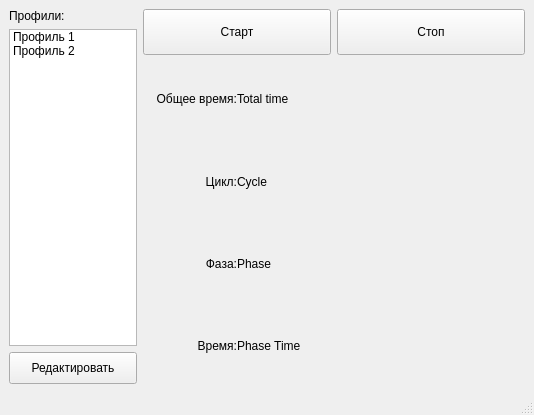
<?xml version="1.0" encoding="UTF-8"?>
<ui version="4.0">
 <class>TrainerWindow</class>
 <widget class="QMainWindow" name="TrainerWindow">
  <property name="geometry">
   <rect>
    <x>0</x>
    <y>0</y>
    <width>534</width>
    <height>415</height>
   </rect>
  </property>
  <property name="windowTitle">
   <string>Тренировка дыхания</string>
  </property>
  <widget class="QWidget" name="centralwidget">
   <property name="enabled">
    <bool>true</bool>
   </property>
   <property name="autoFillBackground">
    <bool>false</bool>
   </property>
   <layout class="QGridLayout" name="gridLayout_4" columnstretch="1,3">
    <item row="0" column="1">
     <layout class="QGridLayout" name="gridLayout_3" rowstretch="1,7">
      <property name="rightMargin">
       <number>0</number>
      </property>
      <property name="bottomMargin">
       <number>0</number>
      </property>
      <item row="1" column="0">
       <layout class="QGridLayout" name="gridLayout">
        <property name="horizontalSpacing">
         <number>0</number>
        </property>
        <item row="2" column="0">
         <widget class="QLabel" name="label_2">
          <property name="text">
           <string>Фаза:</string>
          </property>
          <property name="alignment">
           <set>Qt::AlignRight|Qt::AlignTrailing|Qt::AlignVCenter</set>
          </property>
         </widget>
        </item>
        <item row="0" column="1">
         <widget class="QLabel" name="totalTime">
          <property name="text">
           <string>Total time</string>
          </property>
         </widget>
        </item>
        <item row="3" column="1">
         <widget class="QLabel" name="phaseTime">
          <property name="text">
           <string>Phase Time</string>
          </property>
         </widget>
        </item>
        <item row="0" column="0">
         <widget class="QLabel" name="label_3">
          <property name="text">
           <string>Общее время:</string>
          </property>
          <property name="alignment">
           <set>Qt::AlignRight|Qt::AlignTrailing|Qt::AlignVCenter</set>
          </property>
         </widget>
        </item>
        <item row="2" column="1">
         <widget class="QLabel" name="phase">
          <property name="text">
           <string>Phase</string>
          </property>
         </widget>
        </item>
        <item row="3" column="0">
         <widget class="QLabel" name="label">
          <property name="text">
           <string>Время:</string>
          </property>
          <property name="alignment">
           <set>Qt::AlignRight|Qt::AlignTrailing|Qt::AlignVCenter</set>
          </property>
         </widget>
        </item>
        <item row="1" column="0">
         <widget class="QLabel" name="label_5">
          <property name="text">
           <string>Цикл:</string>
          </property>
          <property name="alignment">
           <set>Qt::AlignRight|Qt::AlignTrailing|Qt::AlignVCenter</set>
          </property>
         </widget>
        </item>
        <item row="1" column="1">
         <widget class="QLabel" name="cycleNum">
          <property name="text">
           <string>Cycle</string>
          </property>
         </widget>
        </item>
       </layout>
      </item>
      <item row="1" column="1">
       <widget class="breathe_trainer::TimeMeter" name="timeMeter" native="true">
        <property name="minimumSize">
         <size>
          <width>40</width>
          <height>40</height>
         </size>
        </property>
       </widget>
      </item>
      <item row="0" column="0" colspan="2">
       <layout class="QHBoxLayout" name="horizontalLayout">
        <item>
         <widget class="QPushButton" name="startButton">
          <property name="sizePolicy">
           <sizepolicy hsizetype="Minimum" vsizetype="Minimum">
            <horstretch>0</horstretch>
            <verstretch>0</verstretch>
           </sizepolicy>
          </property>
          <property name="styleSheet">
           <string notr="true">text-align: center;</string>
          </property>
          <property name="text">
           <string>Старт</string>
          </property>
          <property name="icon">
           <iconset resource="../../res/resources.qrc">
            <normaloff>:/images/play_button.svg</normaloff>:/images/play_button.svg</iconset>
          </property>
          <property name="iconSize">
           <size>
            <width>16</width>
            <height>16</height>
           </size>
          </property>
          <property name="flat">
           <bool>false</bool>
          </property>
         </widget>
        </item>
        <item>
         <widget class="QPushButton" name="stopButton">
          <property name="sizePolicy">
           <sizepolicy hsizetype="Minimum" vsizetype="Minimum">
            <horstretch>0</horstretch>
            <verstretch>0</verstretch>
           </sizepolicy>
          </property>
          <property name="styleSheet">
           <string notr="true">text-align: center;</string>
          </property>
          <property name="text">
           <string>Стоп</string>
          </property>
          <property name="icon">
           <iconset resource="../../res/resources.qrc">
            <normaloff>:/images/stop_button.svg</normaloff>:/images/stop_button.svg</iconset>
          </property>
          <property name="iconSize">
           <size>
            <width>16</width>
            <height>16</height>
           </size>
          </property>
         </widget>
        </item>
       </layout>
      </item>
     </layout>
    </item>
    <item row="0" column="0">
     <layout class="QGridLayout" name="gridLayout_2" rowstretch="0,10,1">
      <item row="1" column="0">
       <widget class="QListWidget" name="profilesList">
        <property name="spacing">
         <number>2</number>
        </property>
        <item>
         <property name="text">
          <string>Профиль 1</string>
         </property>
        </item>
        <item>
         <property name="text">
          <string>Профиль 2</string>
         </property>
        </item>
       </widget>
      </item>
      <item row="0" column="0">
       <widget class="QLabel" name="label_4">
        <property name="styleSheet">
         <string notr="true">f</string>
        </property>
        <property name="text">
         <string>Профили:</string>
        </property>
       </widget>
      </item>
      <item row="2" column="0">
       <widget class="QPushButton" name="editButton">
        <property name="sizePolicy">
         <sizepolicy hsizetype="Minimum" vsizetype="Minimum">
          <horstretch>0</horstretch>
          <verstretch>0</verstretch>
         </sizepolicy>
        </property>
        <property name="text">
         <string>Редактировать</string>
        </property>
       </widget>
      </item>
     </layout>
    </item>
   </layout>
  </widget>
  <widget class="QMenuBar" name="menubar">
   <property name="geometry">
    <rect>
     <x>0</x>
     <y>0</y>
     <width>534</width>
     <height>20</height>
    </rect>
   </property>
  </widget>
  <widget class="QStatusBar" name="statusbar"/>
 </widget>
 <customwidgets>
  <customwidget>
   <class>breathe_trainer::TimeMeter</class>
   <extends>QWidget</extends>
   <header location="global">TrainerWindow/TimeMeter.h</header>
   <container>1</container>
  </customwidget>
 </customwidgets>
 <resources>
  <include location="../../res/resources.qrc"/>
 </resources>
 <connections/>
</ui>
